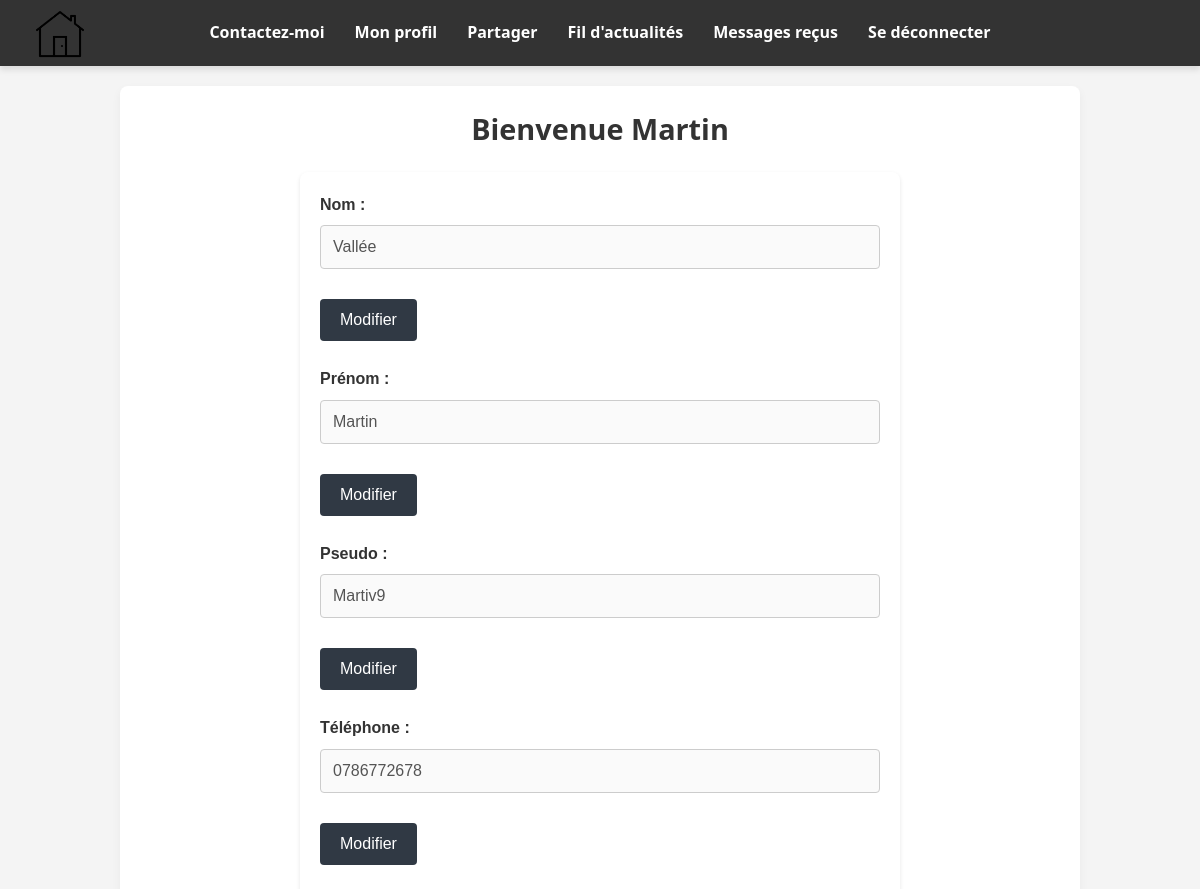
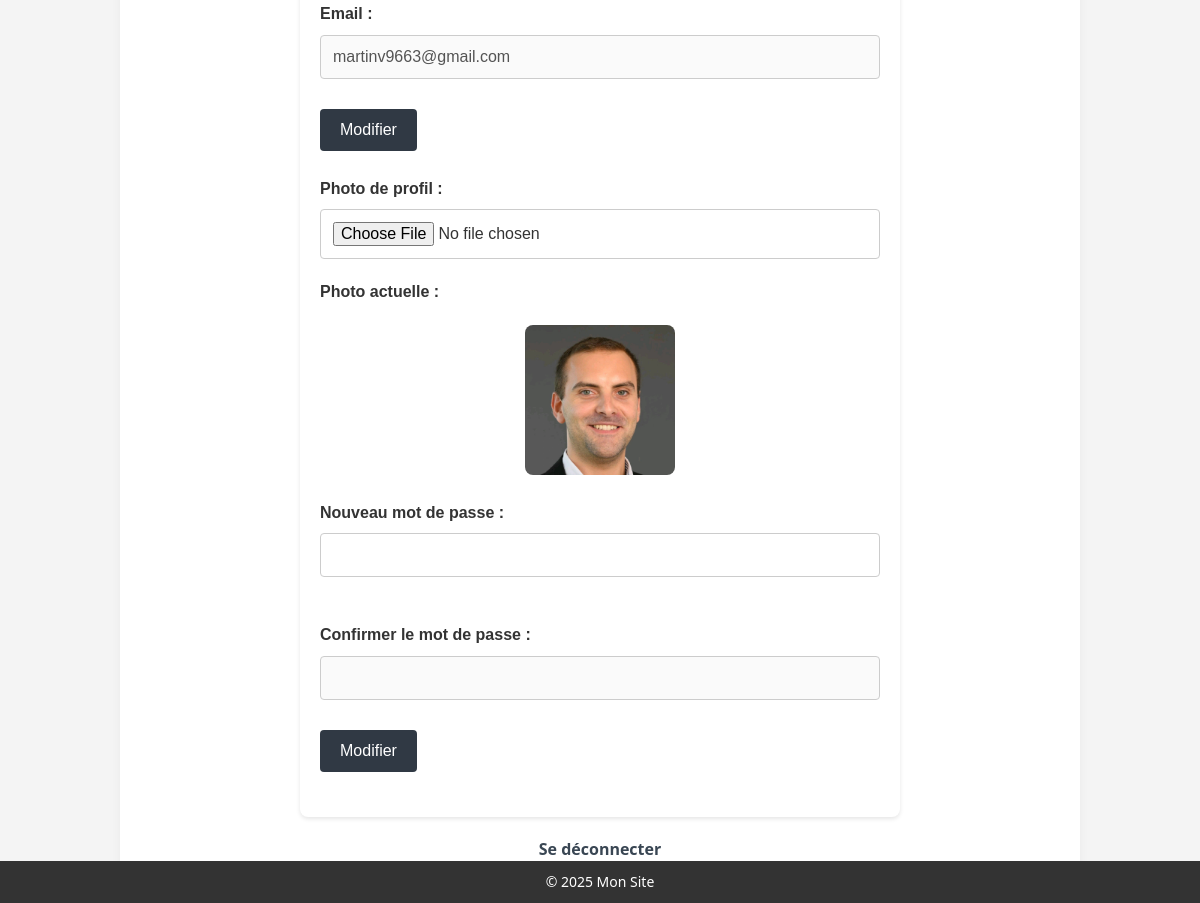
The app's page /profile (signed in) with its own data (2 pictures, top to bottom).
### app/models.py (models this page shows)
class User(UserMixin, db.Model):
    id = db.Column(db.Integer, primary_key=True)
    prenom = db.Column(db.String(100), nullable=False)
    email = db.Column(db.String(120), unique=True, nullable=False)
    password = db.Column(db.String(200), nullable=False)
    role = db.Column(db.String(20), nullable=True)
    nom = db.Column(db.String(100))        # Ajouté
    pseudo = db.Column(db.String(100))     # Ajouté
    photo = db.Column(db.String(200))      # Chemin du fichier image
    telephone = db.Column(db.String(20))   # Ajouté
    posts = db.relationship('Post', back_populates='user')
    likes = db.relationship('Like', back_populates='user', cascade="all, delete-orphan")
    comments = db.relationship('Comment', back_populates='user', cascade="all, delete-orphan")

### app/routes.py (the view, shortened to what this page needs)
@bp.route('/profile', methods=['GET', 'POST'])
@login_required
def profile():
    return render_template("profile.html", user=current_user)

### app/__init__.py (called while the page is built)
def create_app():
    app = Flask(__name__)
    app.config.from_object(Config)
    upload_folder = os.path.join(app.root_path, 'static', 'uploads')
    os.makedirs(upload_folder, exist_ok=True)
    app.config['UPLOAD_FOLDER'] = upload_folder
    app.config['MAX_CONTENT_LENGTH'] = 30 * 1024 * 1024  # 30 Mo max
    db.init_app(app)
    migrate = Migrate(app, db)
    login_manager.init_app(app)
    from .models import User, Post, Like, Comment  # Import des nouveaux modèles
    @login_manager.user_loader
    def load_user(user_id):
        return User.query.get(int(user_id))
    from .routes import bp
    app.register_blueprint(bp)
    return app

### app/templates/profile.html (shortened to what this page needs)
{% extends 'base.html' %}
{% block content %}
<link rel="stylesheet" href="{{ url_for('static', filename='css/profile.css') }}" />
<div class="profile-page">
    <h1>Bienvenue {{ user.prenom }}</h1>
    <form method="POST" enctype="multipart/form-data" id="profile-form">
        <div class="form-group">
            <label for="nom">Nom :</label>
            <input type="text" name="nom" value="{{ user.nom or '' }}" id="nom" disabled />
            <button type="button" class="edit-btn" onclick="toggleEditAndSubmit('nom')">Modifier</button>
        </div>
        <div class="form-group">
            <label for="prenom">Prénom :</label>
            <input type="text" name="prenom" value="{{ user.prenom or '' }}" id="prenom" disabled />
            <button type="button" class="edit-btn" onclick="toggleEditAndSubmit('prenom')">Modifier</button>
        </div>
        <div class="form-group">
            <label for="pseudo">Pseudo :</label>
            <input type="text" name="pseudo" value="{{ user.pseudo or '' }}" id="pseudo" disabled />
            <button type="button" class="edit-btn" onclick="toggleEditAndSubmit('pseudo')">Modifier</button>
        </div>
        <div class="form-group">
            <label for="telephone">Téléphone :</label>
            <input type="text" name="telephone" value="{{ user.telephone or '' }}" id="telephone" disabled />
            <button type="button" class="edit-btn" onclick="toggleEditAndSubmit('telephone')">Modifier</button>
        </div>
        <div class="form-group">
            <label for="email">Email :</label>
            <input type="email" name="email" value="{{ user.email or '' }}" id="email" disabled />
            <button type="button" class="edit-btn" onclick="toggleEditAndSubmit('email')">Modifier</button>
        </div>
        <div class="form-group">
            <label for="photo">Photo de profil :</label>
            <input type="file" name="photo" onchange="document.getElementById('profile-form').submit()" />
            {% if user.photo %}
                <p><strong>Photo actuelle :</strong></p>
                <img src="{{ url_for('static', filename=user.photo) }}" width="150" />
            {% endif %}
        </div>
        <div class="form-group">
            <label for="new_password">Nouveau mot de passe :</label>
            <input type="password" name="new_password" id="new_password" />
        </div>
        <div class="form-group">
            <label for="new_password_confirm">Confirmer le mot de passe :</label>
            <input type="password" name="new_password_confirm" id="new_password_confirm" disabled />
            <button type="button" class="edit-btn" onclick="toggleEditAndSubmit('new_password_confirm')">Modifier</button>
        </div>
    </form>
    <a href="{{ url_for('main.logout') }}">Se déconnecter</a>
</div>
{% endblock %}

### app/static/css/profile.css (style rules this page uses)
.profile-page form { width: 80%; max-width: 600px; margin: 20px auto; background-color: #fff; padding: 20px; border-radius: 8px; box-shadow: 0 2px 4px rgba(0, 0, 0, 0.1); font-family: Arial, sans-serif; }
.profile-page h1 { text-align: center; margin-bottom: 20px; font-size: 1.8em; color: #333; }
.profile-page label { display: block; margin-bottom: 8px; font-weight: bold; font-size: 1em; color: #333; }
.profile-page input[type="text"], .profile-page input[type="email"], .profile-page input[type="password"], .profile-page input[type="file"] { width: 100%; padding: 12px; margin-bottom: 20px; border: 1px solid #ccc; border-radius: 4px; box-sizing: border-box; font-size: 1em; }
.profile-page button[type="submit"], .profile-page .edit-btn { background-color: #303944; color: white; padding: 12px 20px; border: none; border-radius: 4px; cursor: pointer; font-size: 1em; transition: background-color 0.3s ease; }
.profile-page img { max-width: 150px; height: auto; border-radius: 8px; display: block; margin: 20px auto 0; }
.profile-page .form-group { margin-bottom: 25px; }
.profile-page .form-group button { margin-top: 10px; }
a { color: #394653; text-decoration: none; font-weight: bold; display: block; text-align: center; }

### app/static/css/style.css (style rules this page uses)
* { margin: 0; padding: 0; box-sizing: border-box; }
body { font-family: 'Segoe UI', Tahoma, Geneva, Verdana, sans-serif; background-color: #f4f4f4; color: #333; line-height: 1.6; min-height: 100vh; }

### app/static/css/feed.css (style rules this page uses)
form button { background-color: #007bff; color: white; border: none; padding: 8px 15px; border-radius: 5px; cursor: pointer; font-size: 14px; transition: background-color 0.3s ease; margin-top: 5px; }

### records on screen
User: prenom "Martin", nom "Vallée", pseudo "Martiv9", telephone "0786772678", email "martinv9663@gmail.com", photo (picture)
